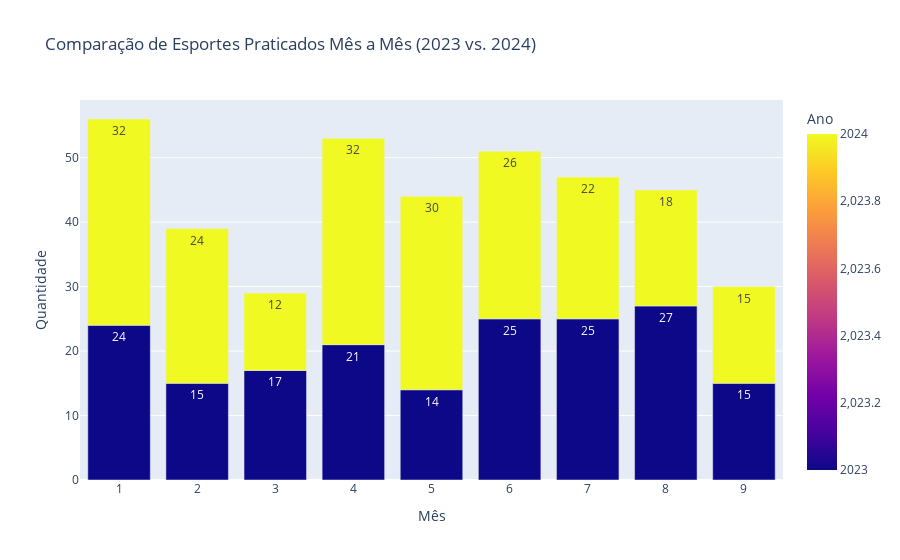

Here is the notebook cell this chart was saved with:
### Code cell
# Comparando mesmo período 2023 / 2024
df_group = df_final.groupby(['ano', 'mes'])['data'].count().reset_index()
df_group.columns = ['Ano', 'Mês', 'Quantidade']

# Crie o gráfico de barras comparando mês a mês
fig = px.bar(df_group, x='Mês', y='Quantidade', color='Ano', barmode='group',
             title='Comparação de Esportes Praticados Mês a Mês (2023 vs. 2024)')


# Adicione rótulos de dados às barras
fig.update_traces(texttemplate='%{y}')

fig.show()

fig.write_image("../reports/img/comparacao23_24_total.png")

### Figure 1 — Plotly figure (JSON) as saved in the notebook; plotly's stock layout.template omitted (floating-point values rounded to 4 significant figures)
{"data": [{"alignmentgroup": "True", "hovertemplate": "Mês=%{x}<br>Quantidade=%{y}<br>Ano=%{marker.color}<extra></extra>", "legendgroup": "", "marker": {"color": [2023, 2023, 2023, 2023, 2023, 2023, 2023, 2023, 2023, 2024, 2024, 2024, 2024, 2024, 2024, 2024, 2024, 2024], "coloraxis": "coloraxis", "pattern": {"shape": ""}}, "name": "", "offsetgroup": "", "orientation": "v", "showlegend": false, "textposition": "auto", "texttemplate": "%{y}", "type": "bar", "x": [1, 2, 3, 4, 5, 6, 7, 8, 9, 1, 2, 3, 4, 5, 6, 7, 8, 9], "xaxis": "x", "y": [24, 15, 17, 21, 14, 25, 25, 27, 15, 32, 24, 12, 32, 30, 26, 22, 18, 15], "yaxis": "y"}], "layout": {"barmode": "group", "coloraxis": {"colorbar": {"title": {"text": "Ano"}}, "colorscale": [[0, "#0d0887"], [0.1111, "#46039f"], [0.2222, "#7201a8"], [0.3333, "#9c179e"], [0.4444, "#bd3786"], [0.5556, "#d8576b"], [0.6667, "#ed7953"], [0.7778, "#fb9f3a"], [0.8889, "#fdca26"], [1, "#f0f921"]]}, "legend": {"tracegroupgap": 0}, "title": {"text": "Comparação de Esportes Praticados Mês a Mês (2023 vs. 2024)"}, "xaxis": {"anchor": "y", "domain": [0, 1], "title": {"text": "Mês"}}, "yaxis": {"anchor": "x", "domain": [0, 1], "title": {"text": "Quantidade"}}}}
